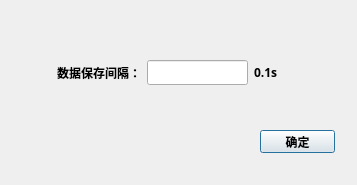
<?xml version="1.0" encoding="UTF-8"?>
<ui version="4.0">
 <class>DataLogSet</class>
 <widget class="QDialog" name="DataLogSet">
  <property name="geometry">
   <rect>
    <x>0</x>
    <y>0</y>
    <width>357</width>
    <height>185</height>
   </rect>
  </property>
  <property name="font">
   <font>
    <family>微软雅黑</family>
    <weight>75</weight>
    <bold>true</bold>
   </font>
  </property>
  <property name="windowTitle">
   <string>Dialog</string>
  </property>
  <widget class="QWidget" name="layoutWidget">
   <property name="geometry">
    <rect>
     <x>40</x>
     <y>60</y>
     <width>255</width>
     <height>25</height>
    </rect>
   </property>
   <layout class="QHBoxLayout" name="horizontalLayout">
    <item>
     <spacer name="horizontalSpacer_2">
      <property name="orientation">
       <enum>Qt::Horizontal</enum>
      </property>
      <property name="sizeHint" stdset="0">
       <size>
        <width>40</width>
        <height>20</height>
       </size>
      </property>
     </spacer>
    </item>
    <item>
     <widget class="QLabel" name="label">
      <property name="text">
       <string>数据保存间隔：</string>
      </property>
      <property name="alignment">
       <set>Qt::AlignRight|Qt::AlignTrailing|Qt::AlignVCenter</set>
      </property>
     </widget>
    </item>
    <item>
     <widget class="QLineEdit" name="lineEdit">
      <property name="alignment">
       <set>Qt::AlignRight|Qt::AlignTrailing|Qt::AlignVCenter</set>
      </property>
     </widget>
    </item>
    <item>
     <widget class="QLabel" name="label_2">
      <property name="text">
       <string>0.1s</string>
      </property>
     </widget>
    </item>
    <item>
     <spacer name="horizontalSpacer">
      <property name="orientation">
       <enum>Qt::Horizontal</enum>
      </property>
      <property name="sizeHint" stdset="0">
       <size>
        <width>40</width>
        <height>20</height>
       </size>
      </property>
     </spacer>
    </item>
   </layout>
  </widget>
  <widget class="QPushButton" name="pushButton_OK">
   <property name="geometry">
    <rect>
     <x>260</x>
     <y>130</y>
     <width>75</width>
     <height>23</height>
    </rect>
   </property>
   <property name="text">
    <string>确定</string>
   </property>
  </widget>
 </widget>
 <resources/>
 <connections/>
</ui>
